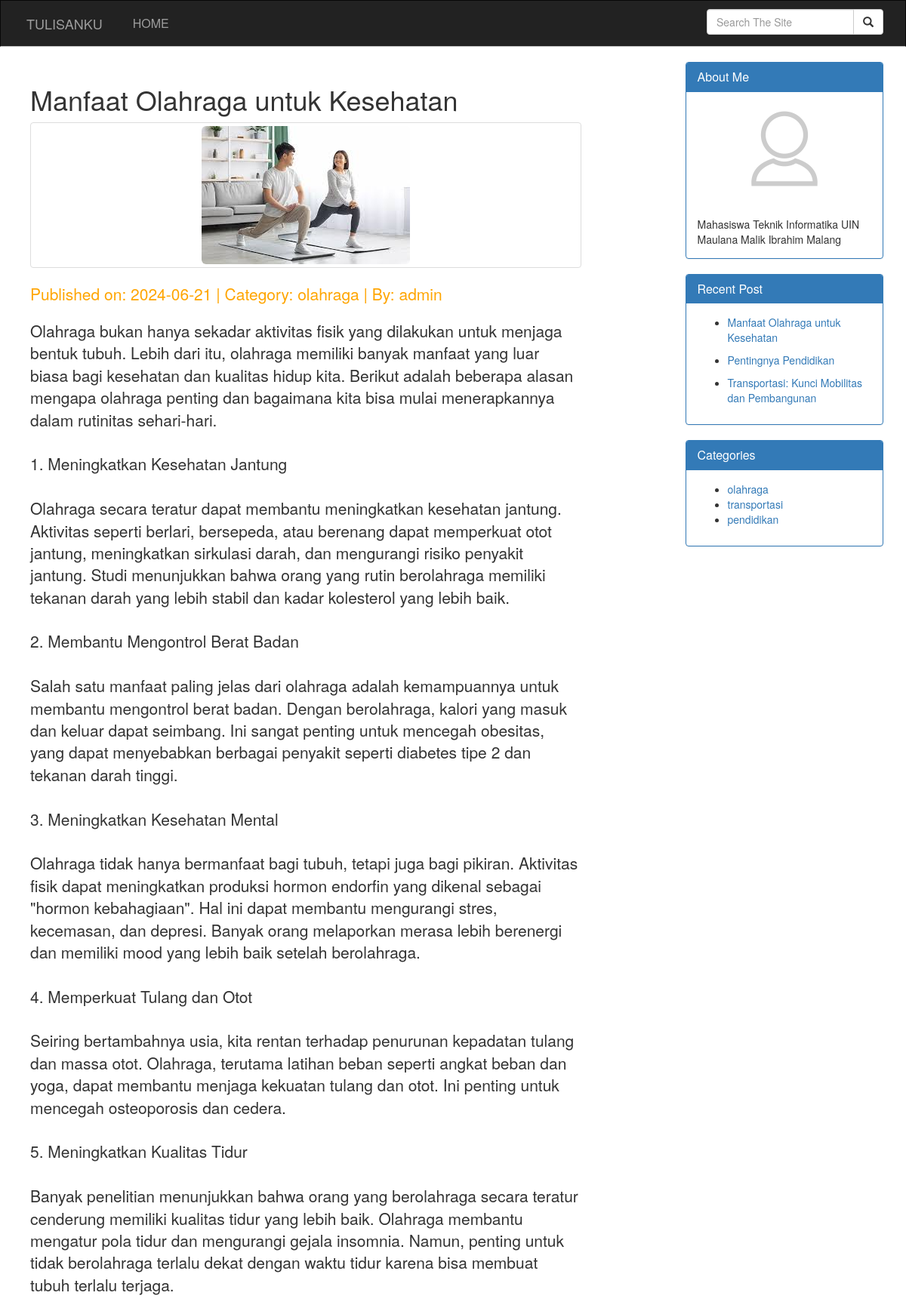
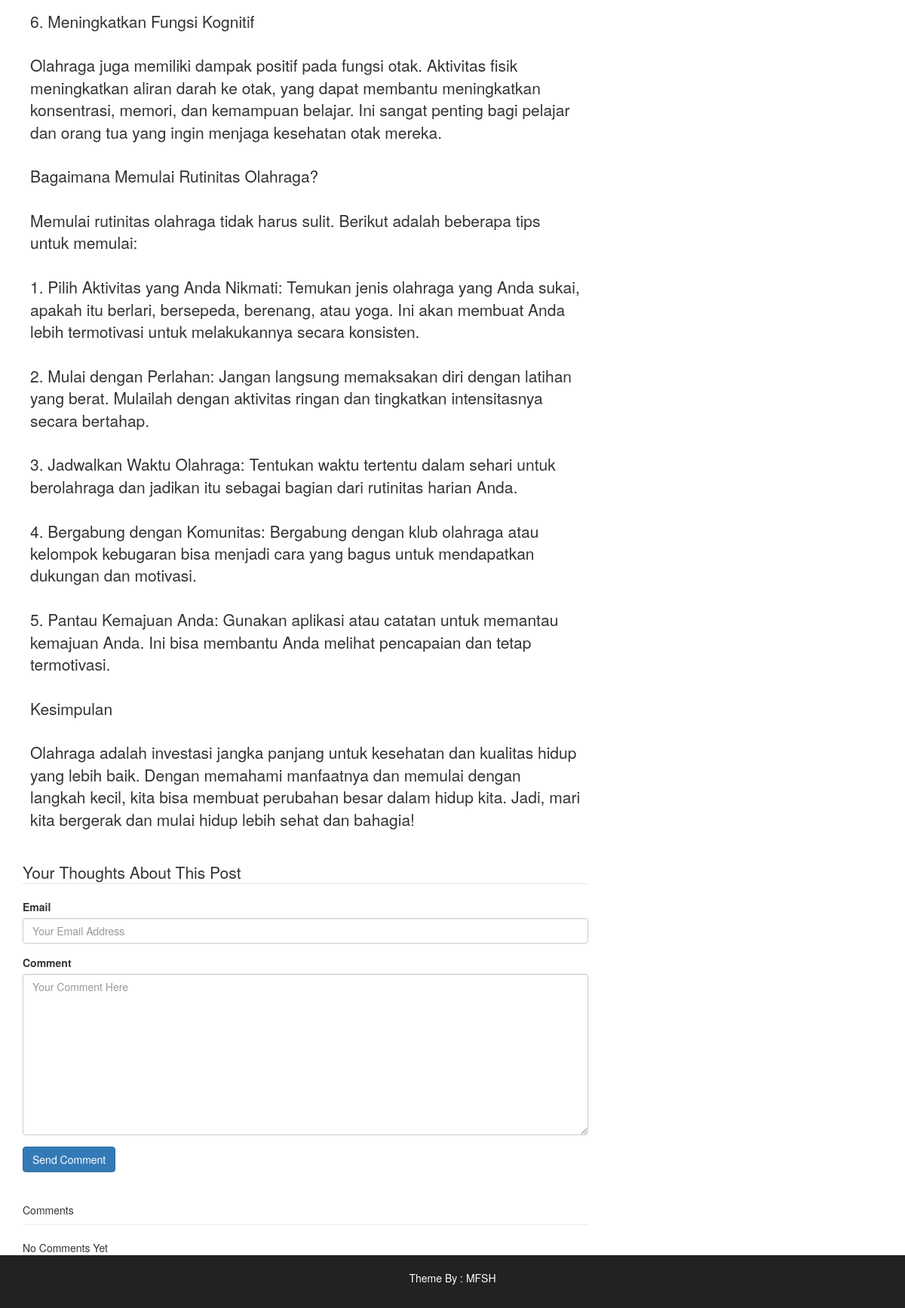
Screenshot of /Post.php?id=13 with the database file from the repository (2 pictures, top to bottom).
### tables this page shows
CREATE TABLE `cms_post` (
  `post_id` int(11) NOT NULL,
  `post_date_time` date NOT NULL,
  `title` varchar(50) NOT NULL,
  `category` varchar(50) NOT NULL,
  `author` varchar(50) NOT NULL,
  `image` varchar(500) NOT NULL,
  `post` text NOT NULL
);

CREATE TABLE `cms_category` (
  `cat_id` int(11) NOT NULL,
  `cat_datetime` date NOT NULL,
  `cat_name` varchar(50) NOT NULL,
  `cat_creator` varchar(50) NOT NULL
);

### Include/functions.php (called while the page is built, shortened)
<?php
require_once('Database.php');
function Query ($query) {
	global $con;
	try {
		$exec = mysqli_query($con,$query) or die(mysqli_error($con));
		if($exec) {
			return $exec;
		}
	}catch (Exception $e) {
		echo $e->getMessage();
	}
	return false;
}
?>

### Post.php (the view, shortened to what this page needs)
<?php require_once ('Include/functions.php') ?>
<!DOCTYPE html>
<html>
<head>
	<link rel="stylesheet" type="text/css" href="bootstrap/css/bootstrap.min.css">
	<link rel="stylesheet" type="text/css" href="Assets/style.css">
</head>
<body>
	<div class="blog">
		<nav class="navbar navbar-inverse" role="navigation">
			<div class="container">
				<div class="navbar-header">
					<a href="Blog.php" class="navbar-brand">
						TULISANKU
					</a>
				</div>
				<div class="collapse navbar-collapse" id="nav-header">
					<ul class="nav navbar-nav">
						<li class=""><a href="#">HOME</a></li>
					</ul>
					<form action="Blog.php" method="GET" class="navbar-form navbar-right">
						<div class="input-group">
							<input type="text" name="search" class="form-control" placeholder="Search The Site">
							<span class="input-group-btn">
								<button class="btn btn-default"><span class="glyphicon glyphicon-search"></button>
							</span>
						</div>
					</form>
				</div>
			</div>
		</nav>
		<div class="container">
			<div class="row">
				<div class="col-md-8">
					<?php
					if (isset($_GET['id'])) {
						$query = "SELECT * FROM cms_post WHERE post_id = '$_GET[id]'";
						$exec = Query($query);
						if (mysqli_num_rows($exec) > 0) {
							while ($post = mysqli_fetch_assoc($exec)) {
								$post_date = $post['post_date_time'];
								$post_title = $post['title'];
								$post_category = $post['category'];
								$post_author = $post['author'];
								$post_image = $post['image'];
								$post_content = $post['post'];
								?>
								<div class="post">
									<div class="post-title">
										<h1><?php echo htmlentities($post_title); ?></h1>
									</div>
									<div class="thumbnail">
										<img class="img-responsive img-rounded" src="Upload/Image/<?php echo $post_image; ?>">
									</div>
									<div class="post-info">
										<p class="lead">
											Published on: <?php echo htmlentities($post_date); ?> | Category:
											<?php echo htmlentities($post_category); ?> | By: <?php echo $post_author; ?>
										</p>
									</div>
									<div class="post-content">
										<p class="lead"><?php echo nl2br($post_content); ?></p>
									</div>
								</div>
								<?php
							}
						}
					} else {
						Redirect_To('Blog.php');
					}
					?>
					<div class="comment-section">
						<form method="POST" action="comment.php?>'">
							<legend>Your Thoughts About This Post</legend>
							<div class="form-group">
								<label>Email</label>
								<input type="email" name="email" placeholder="Your Email Address" class="form-control">
							</div>
							<div class="form-group">
								<label>Comment</label>
								<textarea name="comment" placeholder="Your Comment Here" class="form-control"
									rows="10"></textarea>
							</div>
							<div class="form-group">
								<input type="submit" name="submit" class="btn btn-primary" value="Send Comment">
							</div>
						</form>
					</div>
					<div class="page-header">Comments</div>
					<?php
					$sql = "SELECT * FROM comment WHERE post_id = '$_GET[id]'";
					$exec = Query($sql);
					if (mysqli_num_rows($exec) > 0) {
						while ($comments = mysqli_fetch_assoc($exec)) {
							$c_email = $comments['email'];
							$c_dateTime = $comments['date_time'];
							$c_comment = $comments['comment'];
							?>
							<div class="comment-block" style="margin-bottom: 20px; ">
								<div class="row">
									<div class="col-sm-2" style="height: 70px;width: 100px; padding:0; margin:0;">
										<img src="Assets/Images/user-default.png" height="70px" width="100px">
									</div>
									<div class="col-sm-10">
										<div><span class="lead text-info"><?php echo $c_email; ?></span></div>
										<div><span><?php echo $c_dateTime; ?></span></div>
										<div><span class="lead"> Say: <?php echo $c_comment; ?></span></div>
									</div>
								</div>
							</div>
							<?php
						}
					} else {
						echo "No Comments Yet";
					}
					?>
				</div>
				<div class="col-md-3 post-side-menu col-md-offset-1">
					<div class="panel panel-primary">
						<div class="panel-heading">
							<h2 class="panel-title">About Me</h2>
						</div>
						<div>
							<img class="img-responsive img-circle imageicon" src="Assets/Images/user-default.png">
						</div>
						<div class="panel-body">
							Mahasiswa Teknik Informatika UIN Maulana Malik Ibrahim Malang
						</div>
					</div>
					<div class="panel panel-primary">
						<div class="panel-heading">
							<h2 class="panel-title">Recent Post</h2>
						</div>
						<div class="panel-body">
							<?php
							$sql = "SELECT * FROM cms_post ORDER BY post_date_time LIMIT 5";
							$exec = Query($sql);
							while ($recentPost = mysqli_fetch_assoc($exec)) {
								$postID = $recentPost['post_id'];
								?>
								<nav>
									<ul>
										<li><a
												href="Post.php?id=<?php echo $postID; ?>"><?php echo $recentPost['title'] ?></a>
										</li>
									</ul>
								</nav>
								<?php
							}
							?>
						</div>
					</div>
					<div class="panel panel-primary">
						<div class="panel-heading">
							<h2 class="panel-title">Categories</h2>
						</div>
						<div class="panel-body">
							<nav>
								<ul>
									<?php
									$sql = "SELECT cat_name FROM cms_category ";
									$exec = Query($sql);
									if (mysqli_num_rows($exec) > 0) {
										while ($category = mysqli_fetch_assoc($exec)) {
											?>
											<li><a
													href="Blog.php?category=<?php echo $category['cat_name'] ?>"><?php echo $category['cat_name'] ?></a>
											</li>
											<?php
										}
									}
									?>
								</ul>
							</nav>
						</div>
					</div>
				</div>
			</div>
		</div>
	</div>
	<div class="row navbar-inverse" id="blog-footer">
		<div class="footer-wrapper">
			<p>Theme By : MFSH</p>
		</div>
	</div>
</body>
</html>

### Assets/style.css (style rules this page uses)
body { background: #041627; overflow-x: hidden; }
.blog { background: white; min-height: 662px; }
.navbar-nav li a { padding: 20px; }
.navbar { font-size: 16px; border-bottom: solid 1px silver; border-radius: 0; }
.navbar-right { padding: 3px 0; }
.navbar-brand { padding: 20px; }
#blog-footer { text-align: center; color: white; }
.footer-wrapper { padding:20px; }
.post-info { color: orange; }
.post { padding: 10px; margin-bottom: 10px; }
.imageicon { margin: 0 auto; max-height: 150px; max-width: 150px; }

### rows the page displays
cms_post: title "Manfaat Olahraga untuk Kesehatan", image (picture), post_date_time "2024-06-21", category "olahraga", author "admin", post "Olahraga bukan hanya sekadar aktivitas fisik yang dilakukan untuk menjaga bentuk tubuh. Lebih dari itu, olahraga memiliki banyak manfaat yang luar biasa bagi kesehatan dan kualitas hidup kita. Berikut adalah beberapa alasan mengapa olahraga penting dan bagaimana kita bisa mulai menerapkannya dalam rutinitas sehari-hari. 1. Meningkatkan Kesehatan Jantung Olahraga secara teratur dapat membantu meningkatkan kesehatan jantung. Aktivitas seperti berlari, bersepeda, atau berenang dapat memperkuat otot jantung, meningkatkan sirkulasi darah, dan mengurangi risiko penyakit jantung. Studi menunjukkan bahwa orang yang rutin berolahraga memiliki tekanan darah yang lebih stabil dan kadar kolesterol yang…"
cms_post: title "Pentingnya Pendidikan"
cms_post: title "Transportasi: Kunci Mobilitas dan Pembangunan"
cms_category: cat_name "olahraga"
cms_category: cat_name "transportasi"
cms_category: cat_name "pendidikan"
